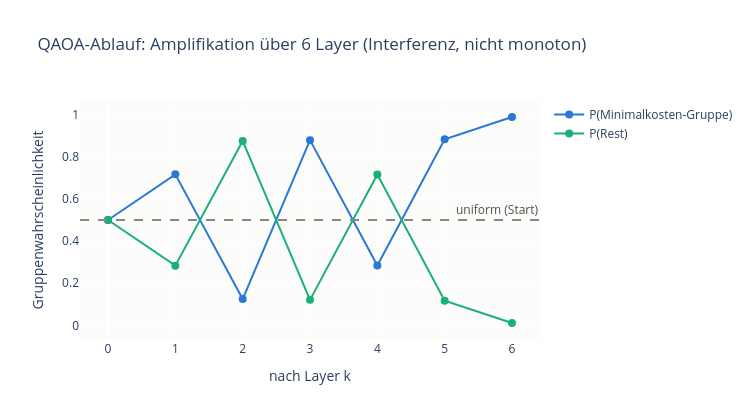

Notebook source saved alongside this figure:
### Code cell
import plotly.graph_objects as go

from qc.qaoa import normalize_costs, ramp_angles

# 3) Der QAOA-Ablauf: p Layer mit festen Ramp-Winkeln (kein Training),
#    gamma steigt (Kosten zählen mehr), beta fällt (Mixer wird schwächer)
p = 6
gammas, betas = ramp_angles(p, gamma_max=4 * np.pi, beta_max=2 * np.pi)

E = normalize_costs(E_direct)  # Kosten -> [0, 1]
psi = np.full(len(feas), 1 / np.sqrt(len(feas)), dtype=complex)  # Start: |F>
hist = [np.abs(psi) ** 2]
for g_, b_ in zip(gammas, betas):
    psi = np.exp(-1j * g_ * E) * psi                      # Kostenphase e^{-i gamma H_C}
    psi = psi - (1 - np.exp(-1j * b_)) * psi.mean()       # Grover-Mixer U_M(beta)
    hist.append(np.abs(psi) ** 2)

P_min = [float(h[E == 0].sum()) for h in hist]   # Wahrscheinlichkeit der Minimalkosten-Gruppe
P_rest = [1 - v for v in P_min]

layers = list(range(p + 1))
fig = go.Figure()
fig.add_hline(y=0.5, line_dash="dash", line_color="#898781",
              annotation_text="uniform (Start)", annotation_font_color="#52514e")
fig.add_scatter(x=layers, y=P_min, mode="lines+markers",
                line=dict(color="#2a78d6", width=2), marker=dict(size=8),
                name="P(Minimalkosten-Gruppe)")
fig.add_scatter(x=layers, y=P_rest, mode="lines+markers",
                line=dict(color="#1baf7a", width=2), marker=dict(size=8),
                name="P(Rest)")
fig.update_layout(
    title=f"QAOA-Ablauf: Amplifikation über {p} Layer (Interferenz, nicht monoton)",
    xaxis_title="nach Layer k", yaxis_title="Gruppenwahrscheinlichkeit",
    xaxis=dict(tickmode="linear"), width=750, height=420, plot_bgcolor="#fcfcfb",
)
fig.show()

### Figure 1 — Plotly figure (JSON) as saved in the notebook; plotly's stock layout.template omitted (floating-point values rounded to 4 significant figures)
{"data": [{"line": {"color": "#2a78d6", "width": 2}, "marker": {"size": 8}, "mode": "lines+markers", "name": "P(Minimalkosten-Gruppe)", "type": "scatter", "x": [0, 1, 2, 3, 4, 5, 6], "y": [0.5, 0.7165, 0.125, 0.8789, 0.2838, 0.8832, 0.9888]}, {"line": {"color": "#1baf7a", "width": 2}, "marker": {"size": 8}, "mode": "lines+markers", "name": "P(Rest)", "type": "scatter", "x": [0, 1, 2, 3, 4, 5, 6], "y": [0.5, 0.2835, 0.875, 0.1211, 0.7162, 0.1168, 0.01124]}], "layout": {"annotations": [{"font": {"color": "#52514e"}, "showarrow": false, "text": "uniform (Start)", "x": 1, "xanchor": "right", "xref": "x domain", "y": 0.5, "yanchor": "bottom", "yref": "y"}], "height": 420, "plot_bgcolor": "#fcfcfb", "shapes": [{"line": {"color": "#898781", "dash": "dash"}, "type": "line", "x0": 0, "x1": 1, "xref": "x domain", "y0": 0.5, "y1": 0.5, "yref": "y"}], "title": {"text": "QAOA-Ablauf: Amplifikation über 6 Layer (Interferenz, nicht monoton)"}, "width": 750, "xaxis": {"tickmode": "linear", "title": {"text": "nach Layer k"}}, "yaxis": {"title": {"text": "Gruppenwahrscheinlichkeit"}}}}
